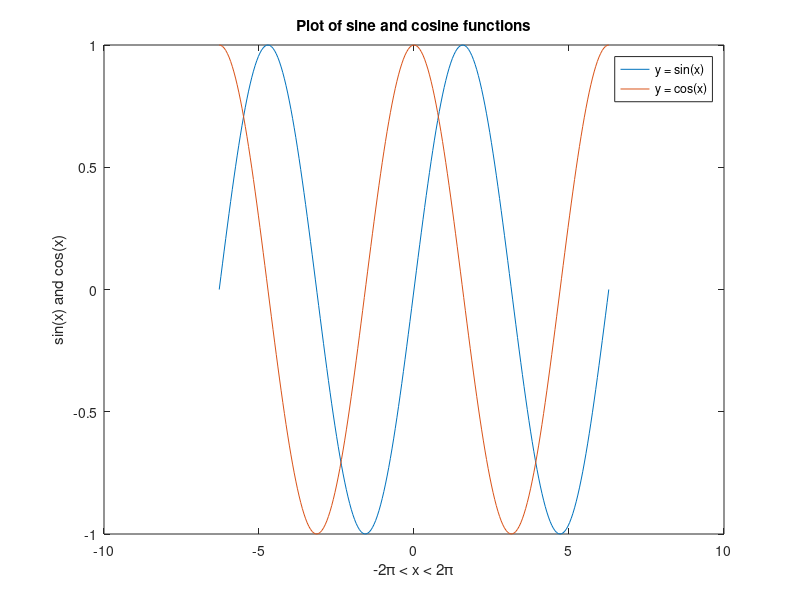

Write MATLAB code to recreate this figure.
figure;

x = linspace(-2*pi, 2*pi, 240);
y_sin = sin(x);
y_cos = cos(x);

plot(x, y_sin);
hold on;
plot(x, y_cos);
hold off;

title('Plot of sine and cosine functions');
xlabel('-2\pi < x < 2\pi');
ylabel('sin(x) and cos(x)');
legend({'y = sin(x)', 'y = cos(x)'}, 'Location', 'northeast');
